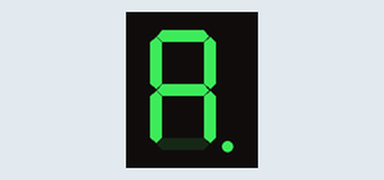
Recording of a sketch running on a simulated Arduino Uno, built with avr-gcc and run on an emulated ATmega328P. Parts: 1-digit seven-segment display. Wiring (inferred from the names in the program): 1-digit 7-segment display, segments lit when HIGH: segments pin 6, pin 7, pin 8, pin 9, pin 10, pin 11, pin 12, pin 13. The segment pins are drawn as the display they are named for.

Above: at 0.1 s.
At 0.6 s:
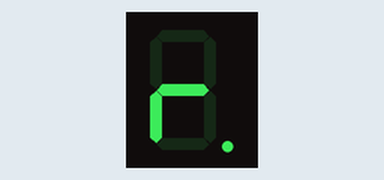
At 1.1 s:
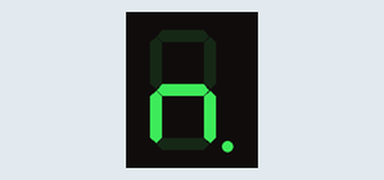
At 2.1 s:
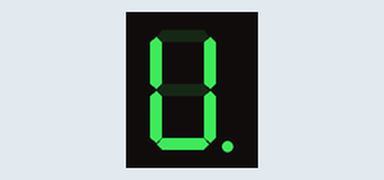

The sketch:

prog3.ino
```cpp
/**********************************************************************************
**                                                                               **
**                              Display 7 segments                               **
**                                                                               **
**                                      Nom                                      **
**********************************************************************************/

//********** Includes *************************************************************

//********** Variables ************************************************************
const int ledA = 6;          // donar nom al pin 6 de l’Arduino
const int ledB = 7;          // donar nom al pin 7 de l’Arduino
const int ledC = 8;          // donar nom al pin 8 de l’Arduino
const int ledD = 9;          // donar nom al pin 9 de l’Arduino
const int ledE = 10;          // donar nom al pin 10 de l’Arduino
const int ledF = 11;         // donar nom al pin 11 de l’Arduino
const int ledG = 12;         // donar nom al pin 12 de l’Arduino
const int ledP = 13;         // donar nom al pin 13 de l’Arduino

//********** Setup ****************************************************************
void setup()
{
  pinMode(ledA, OUTPUT);     // definir el pin 6 com una sortida
  pinMode(ledB, OUTPUT);     // definir el pin 7 com una sortida
  pinMode(ledC, OUTPUT);     // definir el pin 8 com una sortida
  pinMode(ledD, OUTPUT);     // definir el pin 9 com una sortida
  pinMode(ledE, OUTPUT);     // definir el pin 10 com una sortida
  pinMode(ledF, OUTPUT);     // definir el pin 11 com una sortida
  pinMode(ledG, OUTPUT);     // definir el pin 12 com una sortida
  pinMode(ledP, OUTPUT);     // definir el pin 13 com una sortida
}

//********** Loop *****************************************************************
void loop()
{
  digitalWrite(ledA, HIGH);    // posar a 5V el pin 6
  digitalWrite(ledB, HIGH);    // posar a 5V el pin 7
  digitalWrite(ledC, HIGH);    // posar a 5V el pin 8
  digitalWrite(ledD, LOW);    // posar a 5V el pin 9
  digitalWrite(ledE, HIGH);    // posar a 5V el pin 10
  digitalWrite(ledF, HIGH);    // posar a 5V el pin 11
  digitalWrite(ledG, HIGH);    // posar a 5V el pin 12
  digitalWrite(ledP, HIGH);    // posar a 5V el pin 13

  delay(500);                  // es queden leds 500ms encesos

    digitalWrite(ledA, LOW);    // posar a 5V el pin 6
  digitalWrite(ledB, LOW);    // posar a 5V el pin 7
  digitalWrite(ledC, LOW);    // posar a 5V el pin 8
  digitalWrite(ledD, LOW);    // posar a 5V el pin 9
  digitalWrite(ledE, HIGH);    // posar a 5V el pin 10
  digitalWrite(ledF,LOW);    // posar a 5V el pin 11
  digitalWrite(ledG, HIGH);    // posar a 5V el pin 12
  digitalWrite(ledP, HIGH);    // posar a 5V el pin 13

  delay(500);                  // es queden leds 500ms encesos


    digitalWrite(ledA, LOW);    // posar a 5V el pin 6
  digitalWrite(ledB, LOW);    // posar a 5V el pin 7
  digitalWrite(ledC, HIGH);    // posar a 5V el pin 8
  digitalWrite(ledD, LOW);    // posar a 5V el pin 9
  digitalWrite(ledE, HIGH);    // posar a 5V el pin 10
  digitalWrite(ledF,LOW);    // posar a 5V el pin 11
  digitalWrite(ledG, HIGH);    // posar a 5V el pin 12
  digitalWrite(ledP, HIGH);    // posar a 5V el pin 13

  delay(500);                  // es queden leds 500ms encesos

  digitalWrite(ledA, HIGH);    // posar a 5V el pin 6
  digitalWrite(ledB, HIGH);    // posar a 5V el pin 7
  digitalWrite(ledC, HIGH);    // posar a 5V el pin 8
  digitalWrite(ledD, LOW);    // posar a 5V el pin 9
  digitalWrite(ledE, HIGH);    // posar a 5V el pin 10
  digitalWrite(ledF, HIGH);    // posar a 5V el pin 11
  digitalWrite(ledG, HIGH);    // posar a 5V el pin 12
  digitalWrite(ledP, HIGH);    // posar a 5V el pin 13

  delay(500);                  // es queden leds 500ms encesos

    digitalWrite(ledA, LOW);    // posar a 5V el pin 6
  digitalWrite(ledB, HIGH);    // posar a 5V el pin 7
  digitalWrite(ledC, HIGH);    // posar a 5V el pin 8
  digitalWrite(ledD, HIGH);    // posar a 5V el pin 9
  digitalWrite(ledE, HIGH);    // posar a 5V el pin 10
  digitalWrite(ledF, HIGH);    // posar a 5V el pin 11
  digitalWrite(ledG, LOW);    // posar a 5V el pin 12
  digitalWrite(ledP, HIGH);    // posar a 5V el pin 13

  delay(500);                  // es queden leds 500ms encesos
}
```

Measured:
- by itself, everything shown: repeats every 2.5 s, in 5 steps
- what the display in image 1 shows lasts 0.5 s, from 0.5 s to 1.0 s
